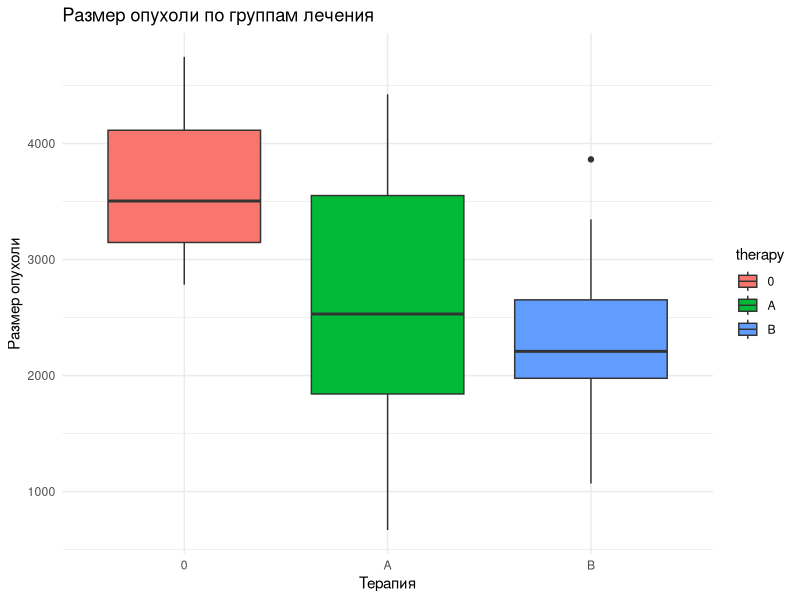

Write R code to recreate this figure.
## ---- chunk 1
knitr::opts_chunk$set(echo = TRUE)

library(tidyverse)
## ---- chunk 2
# Устанавливаем seed для воспроизводимости результатов
set.seed(40)

# Задаем размер выборки
sample_size <- 30

# Параметры для среднего артериального давления до и изменений после приема препарата
mean_before <- 140  # Среднее артериальное давление до приема препарата
std_before <- 10    # Стандартное отклонение давления до приема препарата
mean_change <- -10   # Среднее изменение давления после препарата
std_change <- 5     # Стандартное отклонение изменения давления

# Генерируем данные
pressure_before <- rnorm(sample_size, mean_before, std_before)
pressure_change <- rnorm(sample_size, mean_change, std_change)
pressure_after <- pressure_before + pressure_change
## ---- chunk 3
# Выполняем t-тест для зависимых выборок
test_result <- t.test(pressure_before, pressure_after, paired = TRUE)
test_result
## ---- chunk 4
# Находим критическое значение для альфа = 0.01 и двустороннего теста
round(qt(0.995, 29), 2)
## ---- chunk 5
# Устанавливаем seed для воспроизводимости результатов
set.seed(40)

# Параметры для группы со стандартной терапией
mean_standard <- 7  # Среднее снижение давления для стандартной терапии
std_standard <- 4   # Стандартное отклонение для стандартной терапии

# Параметры для группы с новым препаратом
mean_new_drug <- 10  # Среднее снижение давления для нового препарата
std_new_drug <- 5   # Стандартное отклонение для нового препарата

# Генерация данных для обеих групп
change_standard <- rnorm(sample_size, mean_standard, std_standard)
change_new_drug <- rnorm(sample_size, mean_new_drug, std_new_drug)
## ---- chunk 6
# Выполнение двухвыборочного t-теста для независимых выборок
t_test_result <- t.test(change_new_drug, change_standard, alternative = "greater")
t_test_result
## ---- chunk 7
# Находим критическое значение для альфа = 0.01 и одностороннего теста
round(qt(0.99, 29), 2)
## ---- chunk 8
# Устанавливаем seed для воспроизводимости результатов
set.seed(40)

# Установка параметров для выборок
sample_size1 <- 100
prop_smokers <- 0.8
prop_nonsmokers <- 0.2

# Генерация статуса курения (0 - не курит, 1 - курит) # Половина выборки курит, половина - нет
smoking_status <- c(rep(0, sample_size1 / 2), rep(1, sample_size1 / 2))

# Генерация наличия рака легких
cancer_non_smokers <- rbinom(sample_size1 / 2, 1, 0.2)
cancer_smokers <- rbinom(sample_size1 / 2, 1, 0.8)

# Объединение данных о наличии рака в один вектор
cancer_status <- c(cancer_non_smokers, cancer_smokers)

# Создание итоговой таблицы
data <- data.frame(Smoking_Status = smoking_status, Cancer_Status = cancer_status)

# Создание контингентной таблицы
contingency_table <- table(data$Smoking_Status, data$Cancer_Status)

# Переименование строк и столбцов для лучшей читаемости
dimnames(contingency_table) <- list(Smoking_Status = c("Non-Smokers", "Smokers"),
                                     Cancer_Status = c("No Cancer", "Cancer"))

contingency_table
## ---- chunk 9
# Выполнение хи-квадрат теста
chi_test_result <- chisq.test(contingency_table)
chi_test_result
## ---- chunk 10
#Находим критическое значение для альфа = 0.05
round(qchisq(0.95, 1), 2)
## ---- chunk 11
# Устанавливаем seed для воспроизводимости результатов
set.seed(20)

sample_size2 <- 30

# Генерация статуса курения (0 - не курит, 1 - курит) # Половина выборки курит, половина - нет
smoking_status <- c(rep(0, sample_size2 / 2), rep(1, sample_size2 / 2))

# Генерация наличия рака легких
cancer_non_smokers <- rbinom(sample_size2 / 2, 1, 0.2)
cancer_smokers <- rbinom(sample_size2 / 2, 1, 0.8)

# Объединение данных о наличии рака в один вектор
cancer_status <- c(cancer_non_smokers, cancer_smokers)

# Создание итоговой таблицы
data <- data.frame(Smoking_Status = smoking_status, Cancer_Status = cancer_status)

# Создание контингентной таблицы
contingency_table <- table(data$Smoking_Status, data$Cancer_Status)

# Переименование строк и столбцов для лучшей читаемости
dimnames(contingency_table) <- list(Smoking_Status = c("Non-Smokers", "Smokers"),
                                     Cancer_Status = c("No Cancer", "Cancer"))

contingency_table
## ---- chunk 12
# Выполнение точного теста Фишера
fisher_test_result <- fisher.test(contingency_table)
fisher_test_result
## ---- chunk 13
    # Установка seed для воспроизводимости
    set.seed(40)

    # Генерация симулированных данных
    pain_levels_diet <- rnorm(30, mean = 5, sd = 2)
    pain_levels_new_treatment <- rnorm(30, mean = 4, sd = 2)

    # Объединение данных в один вектор
    combined_data <- c(pain_levels_diet, pain_levels_new_treatment)

    # Создание вектора групп
    group <- factor(c(rep("Diet", length(pain_levels_diet)), 
                      rep("NewTreatment", length(pain_levels_new_treatment))))

    # Выполнение теста Левена для определения гомогенности дисперсий (p-value > 0.05)
    car::leveneTest(combined_data, group, center = median)
## ---- chunk 14
    # Выполнение двухвыборочного t-теста для независимых выборок
    t_test_result <- t.test(pain_levels_diet, pain_levels_new_treatment)
    t_test_result
## ---- chunk 15
    # Расчет критических значений для двустороннего t-test
    qt(0.025, 58)
    qt(0.975, 58)
## ---- chunk 16
# Установка seed для воспроизводимости результатов
set.seed(42)

# Генерация симулированных данных с одинаковым распределением
# Уровни болевых симптомов могут варьироваться от 0 до 10 для обеих групп
pain_levels_diet <- runif(30, min = 0, max = 10)

# Для группы с новым методом лечения данные также генерируются в диапазоне от 0 до 10,
# но затем к каждому значению добавляется некоторое число, чтобы "сдвинуть" распределение
shift <- -2  # Сдвигаем распределение на 2 единицы влево
pain_levels_new_treatment <- runif(30, min = 0, max = 10) + shift

# Обрезаем значения, выходящие за пределы диапазона [0, 10], чтобы сохранить одинаковую форму распределения
pain_levels_new_treatment[pain_levels_new_treatment < 0] <- 0
pain_levels_new_treatment[pain_levels_new_treatment > 10] <- 10
## ---- chunk 17
# Выполнение теста Краскела-Уоллиса
test_result <- kruskal.test(list(pain_levels_diet, pain_levels_new_treatment))
test_result
## ---- chunk 18
# Расчет критического значения для распределения хи-квадрат
round(qchisq(0.95, 1),2)
## ---- chunk 19
    # Установка seed для воспроизводимости результатов
    set.seed(42)

    #Создание датасета tumor
    tumor <- tibble(
      therapy = c(rep("0", 10), rep("A", 10), rep("B", 10)),
      value = c(rep(3213, 10), rep(2687, 10), rep(2423, 10))
    ) %>%
      mutate(therapy = factor(therapy, levels = c("0", "A", "B")))

    tumor$value <- tumor$value + rnorm(30, 0, 760)

    #Визуализация данных с помощью boxplot
    ggplot(tumor, aes(x = therapy, y = value, fill = therapy)) +
      geom_boxplot() +
      labs(title = "Размер опухоли по группам лечения", x = "Терапия", y = "Размер опухоли") +
      theme_minimal()
## ---- chunk 20
    shapiro.test(tumor$value[tumor$therapy == "0"])
    shapiro.test(tumor$value[tumor$therapy == "A"])
    shapiro.test(tumor$value[tumor$therapy == "B"])
## ---- chunk 21
    car::leveneTest(value ~ therapy, data = tumor)
## ---- chunk 22
#Дисперсионный анализ (ANOVA)
anova_result <- aov(value ~ therapy, data = tumor)
summary(anova_result)
## ---- chunk 23
#Попарные сравнения с использованием критерия Тьюки
tukey_result <- TukeyHSD(anova_result)
print(tukey_result)

